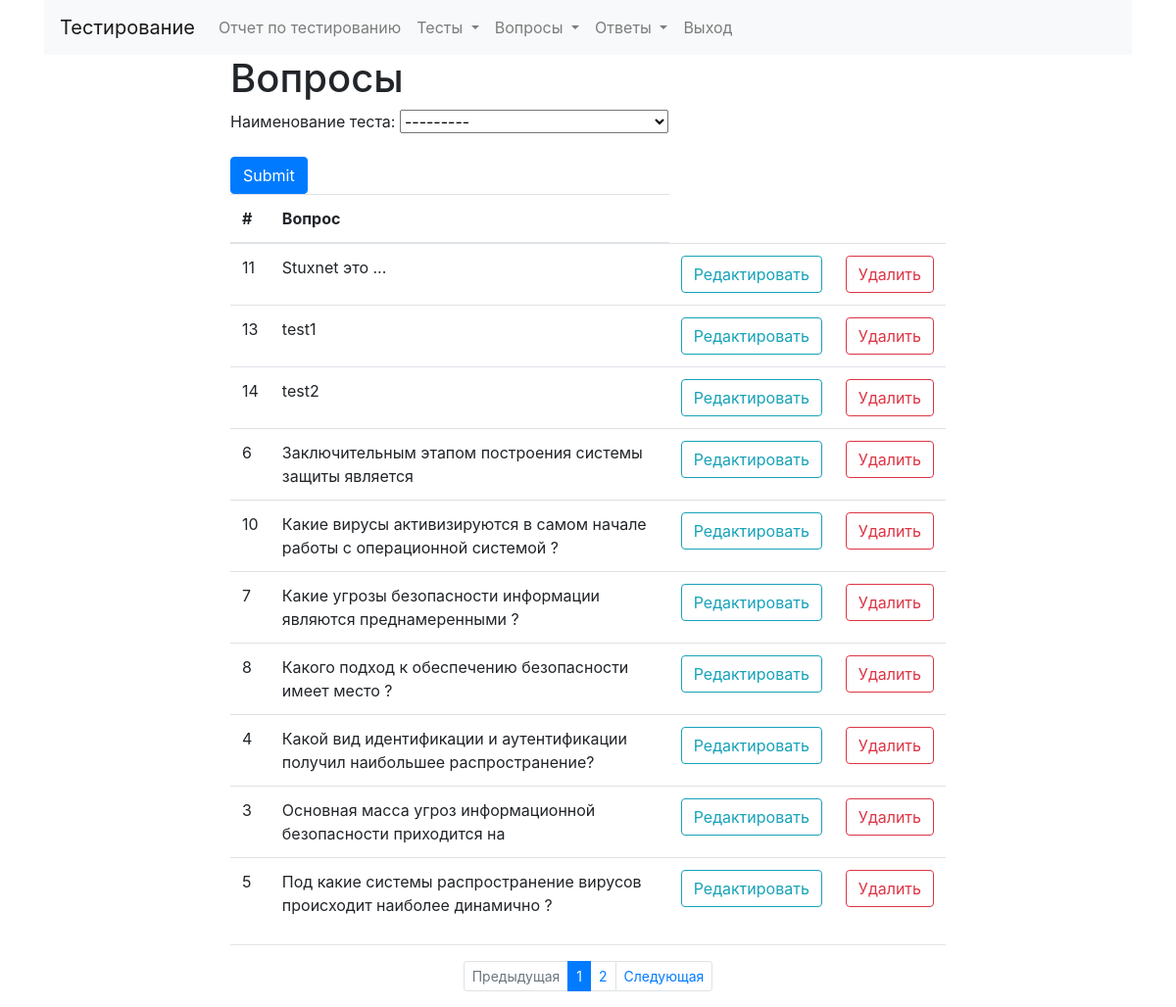
Before: /manager/qwestion/ (signed in) with the older database file.
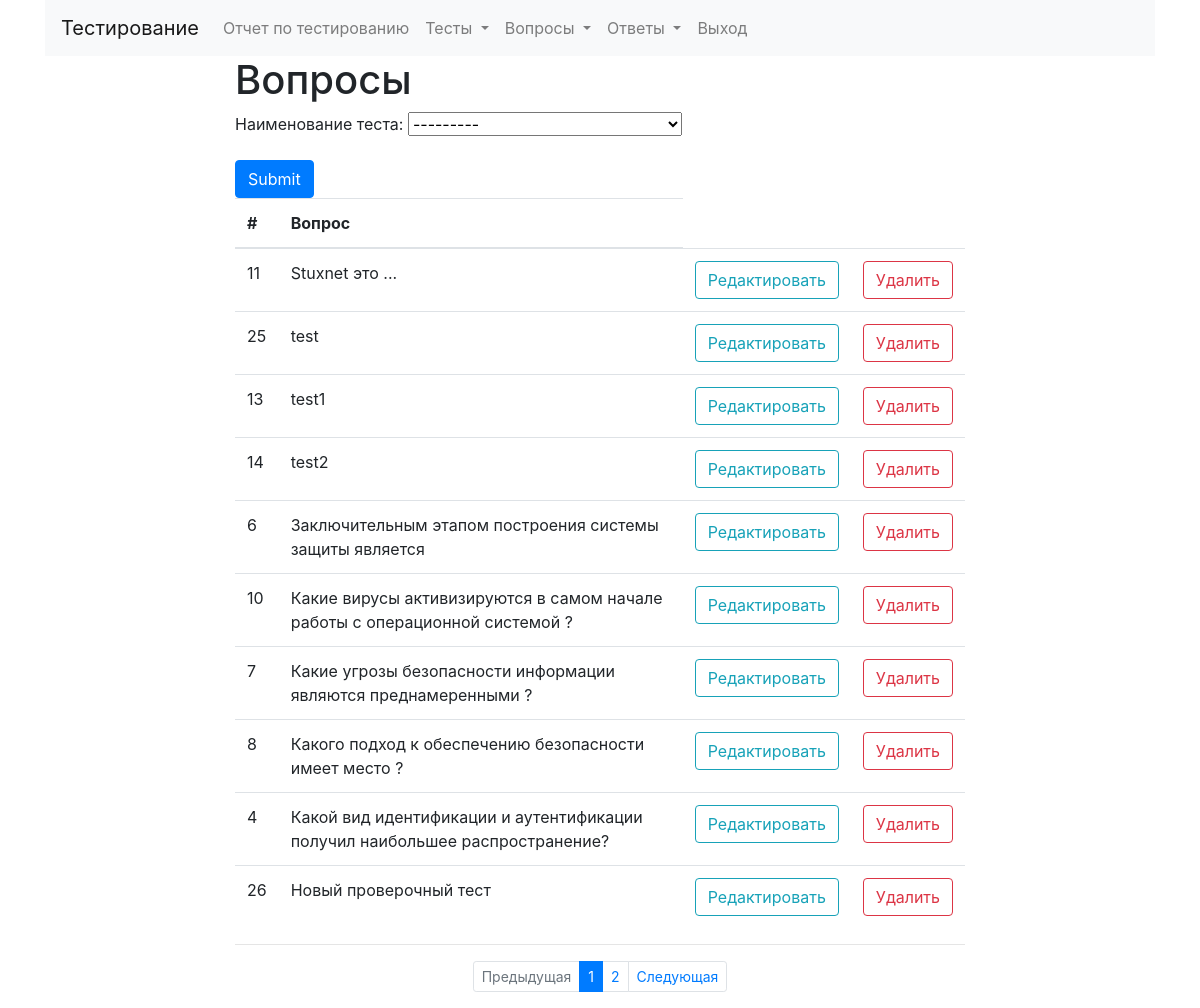
After: the same page with the newer database file.
### qwestion/models.py (models this page shows, shortened)
class Qwestion(models.Model):
    Q_CHOICES = (
        ('ch', 'checkbox'),
        ('rd', 'radio'),
    )
    survey = models.ForeignKey(Survey,on_delete=models.CASCADE,verbose_name='Наименование теста')
    title = models.CharField(max_length=555, verbose_name='Вопрос')
    input = models.CharField(max_length=2, choices=Q_CHOICES, default='ch', verbose_name='Тип поля')
    class Meta:
        ordering = ['title']

### screater/views.py (the view)
# urls.py: path('qwestion/', QwestionListView.as_view(), name='qwestion-list'),
class QwestionListView(FilterView):
    model = Qwestion
    paginate_by = 10  # if pagination is desired
    filterset_class = QwestionTitleFilter
    template_name = 'screater/qwestions.html'
    @method_decorator(login_required)
    def dispatch(self, request, *args, **kwargs):
        return super(QwestionListView, self).dispatch(request, *args, **kwargs)
    def get_context_data(self, **kwargs):
        context = super().get_context_data(**kwargs)
        survey = self.request.GET.get('survey','')
        survey = survey.replace(" ", "+")
        context['survey_id']=survey
        return context

### qwestion/models.py (called while the page is built)
    def __str__(self):
        return self.title

### screater/templates/screater/qwestions.html (shortened to what this page needs)
{% extends "base.html" %}
{% block content %}
    <h1> Вопросы </h1>
<form class="uniForm blueForms" action="" method="get">
        {{ filter.form.as_p }}
        <input class="btn btn-primary" type="submit" />
    </form>
<table class="table">
    <thead>
    <tr>
      <th scope="col">#</th>
      <th scope="col">Вопрос</th>
    </tr>
    </thead>
    <tbody>
    {% for s in object_list %}
    <tr>
        <td>{{s.id}}</td>
        <td>{{s.title}}</td>
        <td> <form action="{% url 'screater:qwestion-update' pk=s.id %}"> <button type="submit" class="btn btn-outline-info" >Редактировать</button></form></td>
        <td> <form action="{% url 'screater:qwestion-delete' pk=s.id %}"> <button type="submit" class="btn btn-outline-danger" >Удалить</button></form></td>
    </tr>
    {% endfor %}
    </tbody>
</table>
<hr>
<nav aria-label="Page navigation example">
    <ul class="pagination justify-content-center pagination-sm">
        {% if page_obj.has_previous %}
          <!-- If it ain't a search result display, don't append the search query
               to the URL. -->
          {% if not search %}
          <li class="page-item">
              <a class="page-link" href="?page={{ page_obj.previous_page_number }}&survey={{survey_id}}" tabindex="-1">Предыдущая</a>
          </li>
          {% else %}
          <!-- Append the searched query to the URL, so that on a search results page,
               the pagination don't revert to listing all the listview items. -->
            <li class="page-item">
              <a class="page-link" href="?page={{ page_obj.previous_page_number }}&survey={{survey_id}}" tabindex="-1">Предыдущая</a>
          </li>
          {% endif %}
        {% else %}
        <li class="page-item disabled">
            <a class="page-link" href="#" tabindex="-1">Предыдущая</a>
        </li>
        {% endif %}
     {% for l in  page_obj.paginator.page_range %}
    {% if l <= page_obj.number|add:5 and l >= page_obj.number|add:-5 %}
        {% if page_obj.number == l %}
            <li class="page-item active"><a class="page-link" href="?page={{forloop.counter}}&survey={{survey_id}}">{{forloop.counter}}</a></li>
        {% else %}
           <li class="page-item"><a class="page-link" href="?page={{forloop.counter}}&survey={{survey_id}}">{{forloop.counter}}</a></li>
        {% endif %}
    {% endif %}
{% endfor %}
        {% if page_obj.has_next %}
          {% if not search %}
          <li class="page-item">
              <a class="page-link" href="?page={{ page_obj.next_page_number }}&survey={{survey_id}}">Следующая</a>
          </li>
          {% else %}
            <li class="page-item">
              <a class="page-link" href="?page={{ page_obj.next_page_number }}&survey={{survey_id}}">Следующая</a>
          </li>
          {% endif %}
        {% else %}
        <li class="page-item disabled">
            <a class="page-link" href="#">Следующая</a>
        </li>
        {% endif %}
    </ul>
</nav>
{% endblock %}

Changed rows visible on the page:
no longer on this page (row unchanged): Qwestion: id "3", title "Основная масса угроз информационной безопасности приходится на"
no longer on this page (row unchanged): Qwestion: id "5", title "Под какие системы распространение вирусов происходит наиболее динамично ?"
added Qwestion: id "25", title "test"
added Qwestion: id "26", title "Новый проверочный тест"
